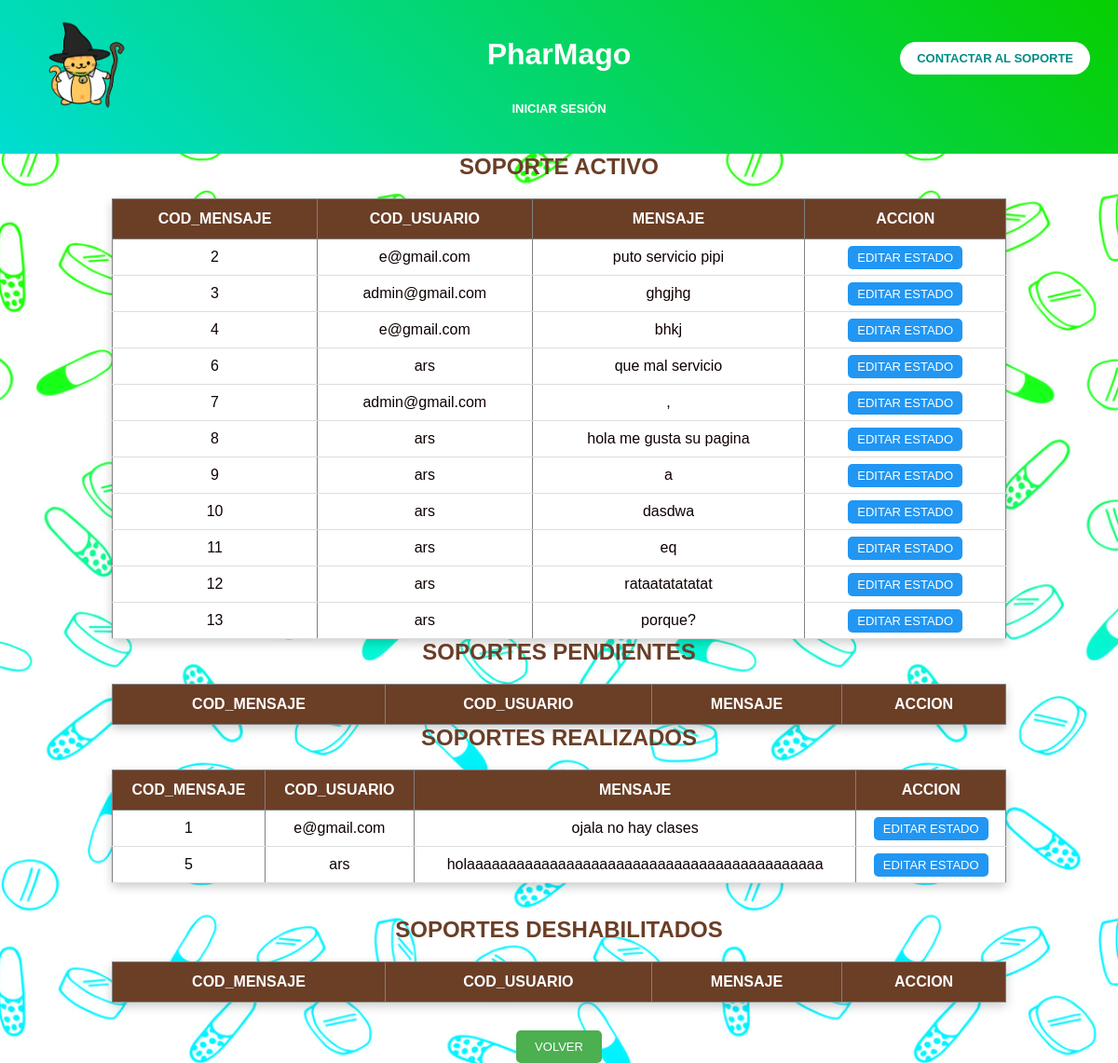
The page /admin/soporte/soporte_admin.php (signed in) on the database its author committed.
### tables this page shows
CREATE TABLE `mensajes` (
  `cod_mensaje` int(11) NOT NULL,
  `usuario` varchar(50) NOT NULL,
  `mensaje` varchar(150) NOT NULL,
  `estado` enum('activo','inactivo','pendiente','realizado') NOT NULL
);

### admin/soporte/soporte_admin.php (the view, shortened to what this page needs)
<!DOCTYPE html>
<html lang="en">
<head>
<link rel="stylesheet" href="../../css/general_admin.css">
</head>
<header>
        <div class="contenedor">
            <img src="../../imagenes/logo.png" alt="Logo PharMago">
        </div>
        <div class="contenedor1">
            <a href="soporte.php" class="button">
                CONTACTAR AL SOPORTE
            </a>
        </div>
        <h1>PharMago</h1>
        <nav>
            <a href="../../iniciarsesion.php">INICIAR SESIÓN</a>
        </nav>
    </header>
<body>
        <?php
            Include("../../conexion.php");
            $realizados=$conn->query("Select * from mensajes where estado='Realizado'");
            $activos=$conn->query("Select * from mensajes where estado='Activo'");
         ?>
    <h2 style="text-align:center; ">SOPORTE ACTIVO </h2>
    <table border="1" width="80%" align="center">
        <tr><th>COD_MENSAJE</th><th>COD_USUARIO</th><th>MENSAJE</th><th>ACCION</th></tr>
         <?php while($row= $activos->fetch_assoc())
         {
            ?>
            <tr>
            <td><?php echo $row["cod_mensaje"];?></td>
            <td><?php echo $row["usuario"];?></td>
            <td><?php echo $row["mensaje"];?></td>
            <td><a href="soporte_actualizar.php?id=<?php echo $row['cod_mensaje'];?>">EDITAR ESTADO</a></td>
        </tr>
        <?php } ?>
    </table>
        <h2 style="text-align:center; ">SOPORTES PENDIENTES</h2>
    <table border="1" width="80%" align="center">
        <tr><th>COD_MENSAJE</th><th>COD_USUARIO</th><th>MENSAJE</th><th>ACCION</th></tr>
    </table>
        <h2 style="text-align:center; ">SOPORTES REALIZADOS</h2>
    <table border="1" width="80%" align="center">
        <tr><th>COD_MENSAJE</th><th>COD_USUARIO</th><th>MENSAJE</th><th>ACCION</th></tr>
         <?php while($row= $realizados->fetch_assoc())
         {
            ?>
            <tr>
            <td><?php echo $row["cod_mensaje"];?></td>
            <td><?php echo $row["usuario"];?></td>
            <td><?php echo $row["mensaje"];?></td>
            <td><a href="soporte_actualizar.php?id=<?php echo $row['cod_mensaje'];?>">EDITAR ESTADO</a></td>
            <?php } ?>
        </tr>
    </table>
<br></br>
 <h2 style="text-align:center; ">SOPORTES DESHABILITADOS </h2>
 <table border="1" width="80%" align="center">
        <tr><th>COD_MENSAJE</th><th>COD_USUARIO</th><th>MENSAJE</th><th>ACCION</th></tr>
    </table>
    <br>
    <div class="footer">
    <a href="../dashboard_admin.php">VOLVER</a>
</div>
</body>
</html>

### css/general_admin.css (style rules this page uses)
* { margin:0; padding:0; box-sizing:border-box; }
html { height:100%; }
body { min-height:100vh; display:flex; flex-direction:column; font-family:'Franklin Gothic Medium','Arial Narrow',Arial,sans-serif; text-align:center; color:rgb(15, 1, 1); position:relative; }
body::before { content:""; position:fixed; inset:0; background:url("../imagenes/fondo.png") center center/cover no-repeat; z-index:-1; }
header { background:linear-gradient(45deg,#00ddd2,#07cf00); color:white; padding:40px 20px; position:relative; animation:fadeIn 1.5s ease; }
header h1 { display:inline-block; margin-bottom:15px; cursor:pointer; transition:transform .3s; }
.contenedor { position:absolute; top:20px; left:25px; }
.contenedor img { width:130px; height:auto; }
.contenedor1 { position:absolute; top:45px; right:30px; }
nav { margin-top:15px; }
nav a { color:white; text-decoration:none; font-weight:bold; margin:0 15px; transition:.3s; }
.button { display:inline-block; padding:10px 18px; background:white; color:#008c84; border-radius:40px; text-decoration:none; font-weight:bold; transition:.3s; }
body { font-family:Arial, Helvetica, sans-serif; background:#fff5f7; }
h2 { text-align:center; color: #6b3e26; margin-bottom:20px; }
table { width:80%; margin: auto; border-collapse:collapse; background: white; box-shadow: 0px 4px 10px rgba(0,0,0,0.2); }
th { background: #6b3e26; color: white; padding:12px; }
td { padding:10px; text-align:center; border-bottom: 1px solid #ddd; }
a { text-decoration:none; padding: 5px 10px; border-radius:5px; font-size: 13px; }
a[href*="actualizar"] { background: #2196f3; color: white; }
.footer { text-align:center; margin-top:20px; }
.footer a { background: #4caf50; color: white; padding: 10px 20px; }

### rows shown on the page
mensajes: cod_mensaje "2", usuario "e@gmail.com", mensaje "puto servicio pipi"
mensajes: cod_mensaje "3", usuario "admin@gmail.com", mensaje "ghgjhg"
mensajes: cod_mensaje "4", usuario "e@gmail.com", mensaje "bhkj"
mensajes: cod_mensaje "6", usuario "ars", mensaje "que mal servicio"
mensajes: cod_mensaje "7", usuario "admin@gmail.com", mensaje ","
mensajes: cod_mensaje "8", usuario "ars", mensaje "hola me gusta su pagina"
mensajes: cod_mensaje "9", usuario "ars", mensaje "a"
mensajes: cod_mensaje "10", usuario "ars", mensaje "dasdwa"
mensajes: cod_mensaje "11", usuario "ars", mensaje "eq"
mensajes: cod_mensaje "12", usuario "ars", mensaje "rataatatatatat"
mensajes: cod_mensaje "13", usuario "ars", mensaje "porque?"
mensajes: cod_mensaje "1", usuario "e@gmail.com", mensaje "ojala no hay clases"
mensajes: cod_mensaje "5", usuario "ars", mensaje "holaaaaaaaaaaaaaaaaaaaaaaaaaaaaaaaaaaaaaaaaaaa"
